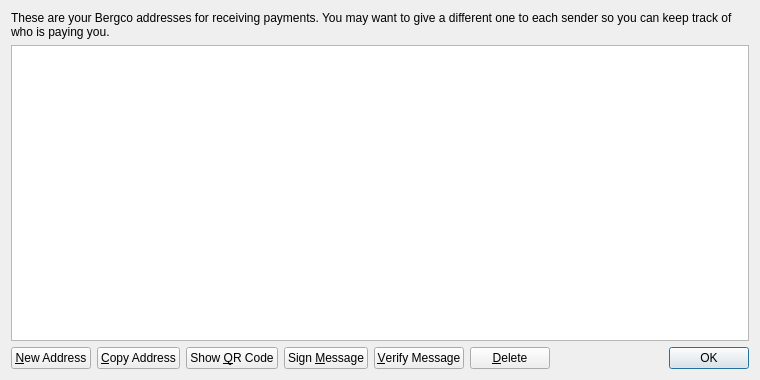
<?xml version="1.0" encoding="UTF-8"?>
<ui version="4.0">
 <class>AddressBookPage</class>
 <widget class="QWidget" name="AddressBookPage">
  <property name="geometry">
   <rect>
    <x>0</x>
    <y>0</y>
    <width>760</width>
    <height>380</height>
   </rect>
  </property>
  <property name="windowTitle">
   <string>Address Book</string>
  </property>
  <layout class="QVBoxLayout" name="verticalLayout">
   <item>
    <widget class="QLabel" name="labelExplanation">
     <property name="text">
      <string>These are your Bergco addresses for receiving payments. You may want to give a different one to each sender so you can keep track of who is paying you.</string>
     </property>
     <property name="textFormat">
      <enum>Qt::PlainText</enum>
     </property>
     <property name="wordWrap">
      <bool>true</bool>
     </property>
    </widget>
   </item>
   <item>
    <widget class="QTableView" name="tableView">
     <property name="contextMenuPolicy">
      <enum>Qt::CustomContextMenu</enum>
     </property>
     <property name="toolTip">
      <string>Double-click to edit address or label</string>
     </property>
     <property name="tabKeyNavigation">
      <bool>false</bool>
     </property>
     <property name="selectionMode">
      <enum>QAbstractItemView::SingleSelection</enum>
     </property>
     <property name="selectionBehavior">
      <enum>QAbstractItemView::SelectRows</enum>
     </property>
     <property name="sortingEnabled">
      <bool>true</bool>
     </property>
     <attribute name="verticalHeaderVisible">
      <bool>false</bool>
     </attribute>
    </widget>
   </item>
   <item>
    <layout class="QHBoxLayout" name="horizontalLayout">
     <item>
      <widget class="QPushButton" name="newAddressButton">
       <property name="toolTip">
        <string>Create a new address</string>
       </property>
       <property name="text">
        <string>&amp;New Address</string>
       </property>
      </widget>
     </item>
     <item>
      <widget class="QPushButton" name="copyToClipboard">
       <property name="toolTip">
        <string>Copy the currently selected address to the system clipboard</string>
       </property>
       <property name="text">
        <string>&amp;Copy Address</string>
       </property>
      </widget>
     </item>
     <item>
      <widget class="QPushButton" name="showQRCode">
       <property name="text">
        <string>Show &amp;QR Code</string>
       </property>
      </widget>
     </item>
     <item>
      <widget class="QPushButton" name="signMessage">
       <property name="toolTip">
        <string>Sign a message to prove you own a Bergco address</string>
       </property>
       <property name="text">
        <string>Sign &amp;Message</string>
       </property>
      </widget>
     </item>
     <item>
      <widget class="QPushButton" name="verifyMessage">
       <property name="toolTip">
        <string>Verify a message to ensure it was signed with a specified Bergco address</string>
       </property>
       <property name="text">
        <string>&amp;Verify Message</string>
       </property>
      </widget>
     </item>
     <item>
      <widget class="QPushButton" name="deleteButton">
       <property name="toolTip">
        <string>Delete the currently selected address from the list</string>
       </property>
       <property name="text">
        <string>&amp;Delete</string>
       </property>
      </widget>
     </item>
     <item>
      <spacer name="horizontalSpacer">
       <property name="orientation">
        <enum>Qt::Horizontal</enum>
       </property>
       <property name="sizeHint" stdset="0">
        <size>
         <width>40</width>
         <height>20</height>
        </size>
       </property>
      </spacer>
     </item>
     <item>
      <widget class="QDialogButtonBox" name="buttonBox">
       <property name="sizePolicy">
        <sizepolicy hsizetype="Maximum" vsizetype="Fixed">
         <horstretch>0</horstretch>
         <verstretch>0</verstretch>
        </sizepolicy>
       </property>
       <property name="standardButtons">
        <set>QDialogButtonBox::Ok</set>
       </property>
      </widget>
     </item>
    </layout>
   </item>
  </layout>
 </widget>
 <resources>
  <include location="../bergco.qrc"/>
 </resources>
 <connections/>
</ui>
